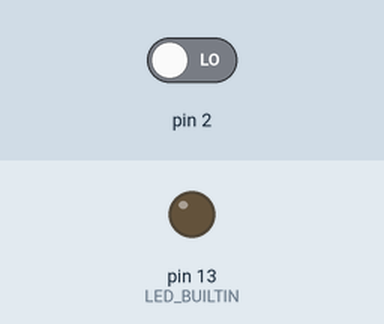
Simulated run of this sketch. Board: Arduino Uno, built with avr-gcc and run on an emulated ATmega328P. Parts: output pins drawn as LEDs (lit = HIGH). The test bench sets the inputs (shaded band); at power-on: pin 2 LOW.

Above: at 1.2 s.
1.3 s: pin 2 driven HIGH
At 2.4 s:
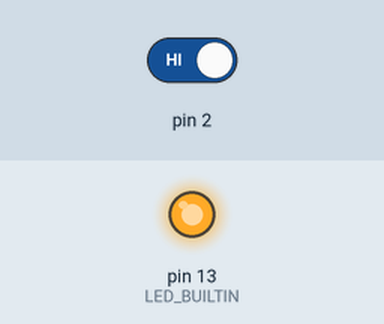
2.8 s: pin 2 driven LOW
At 3.5 s:
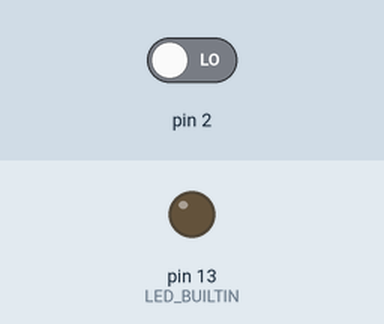
Timing chart, 0 to 5.8 s (numbered marks = the images above; inputs shaded):
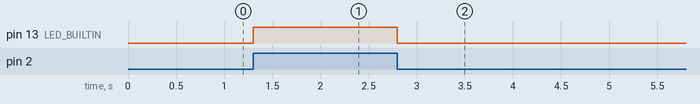

The sketch:

RCWL0516_Radar_MotionSensor_UNO.ino
```cpp
void setup() {
  // put your setup code here, to run once:
  pinMode(LED_BUILTIN, OUTPUT);
  pinMode(2, INPUT);
}

void loop() {
  // put your main code here, to run repeatedly:
  if(digitalRead(2)==HIGH){
    digitalWrite(LED_BUILTIN, HIGH);
  }
  else{
    digitalWrite(LED_BUILTIN, LOW);
  }
  delay(100);
}
```

Measured:
- after the input at 1.3 s, pin 13 (LED_BUILTIN): LOW → HIGH at once
- after the input at 2.8 s, pin 13 (LED_BUILTIN): HIGH → LOW at once
